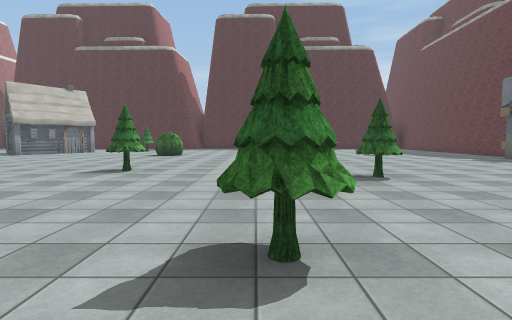
view 1 (above)

19 first-person views from a walk through a 3-D level made in the Unity game engine. The camera is 1.4 m above the floor, tilts 4° down and sees 80° across. The floor is counted in squares, 2 m on a side. Each view is taken from the middle of a square. On the plan, view 1 faces up. The plan holds only what a view shows up to about 10 squares ahead; the rest is blank. The place goes on beyond the plan. Surface patterns are stand-ins for the level's own textures.

view 2
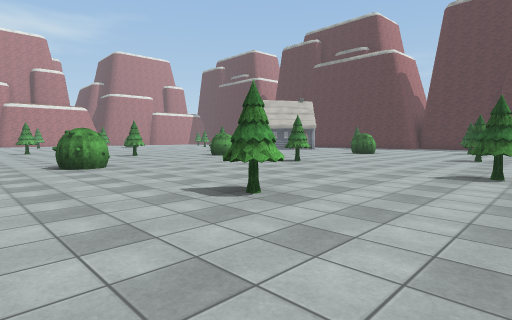

view 3
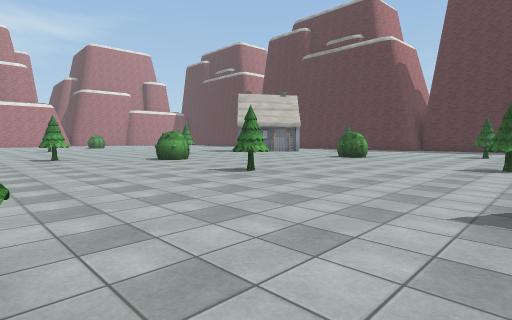

view 4
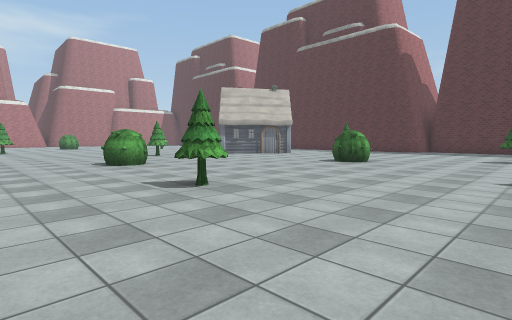

view 5
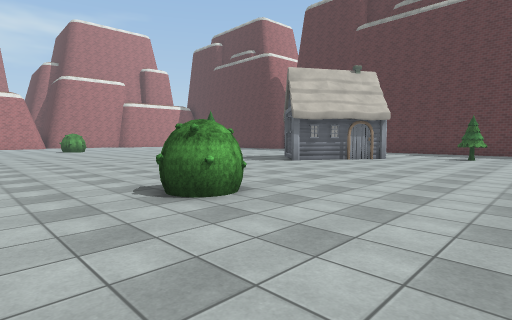

view 6
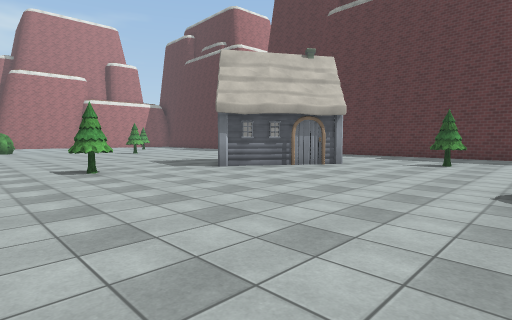

view 7
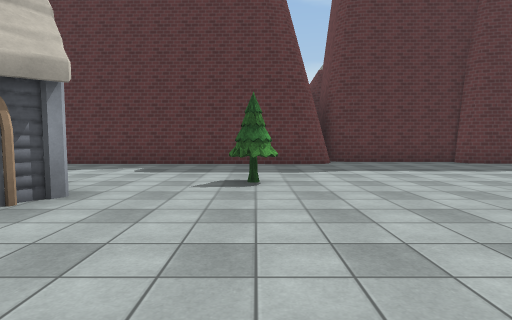

view 8
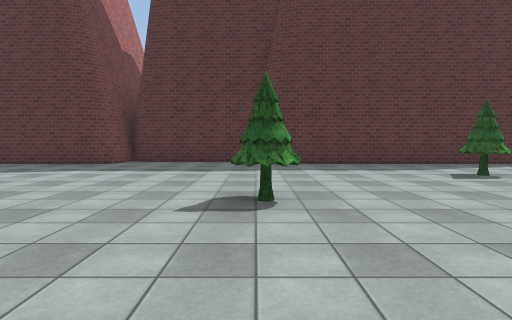

view 9
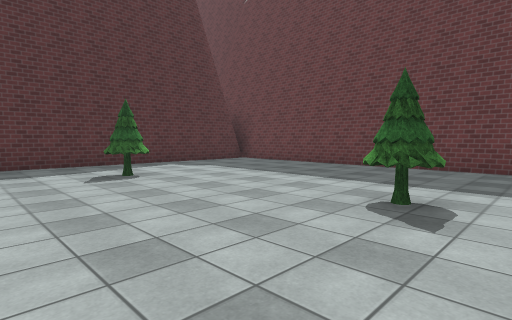

view 10
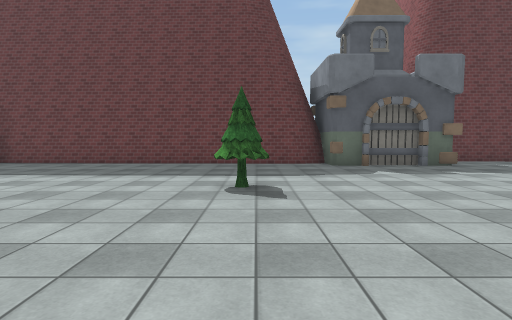

view 11
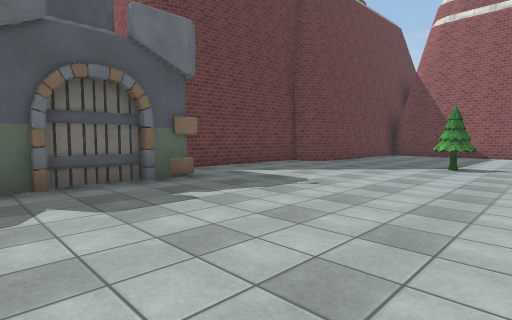

view 12
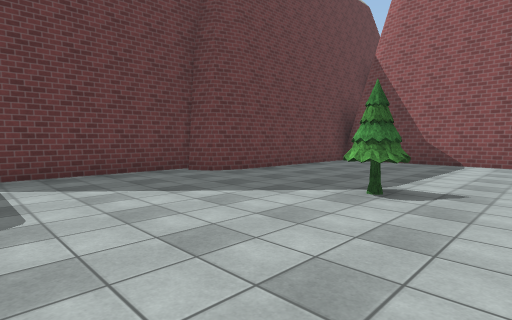

view 13
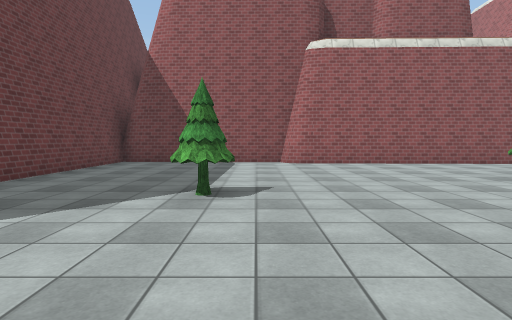

view 14
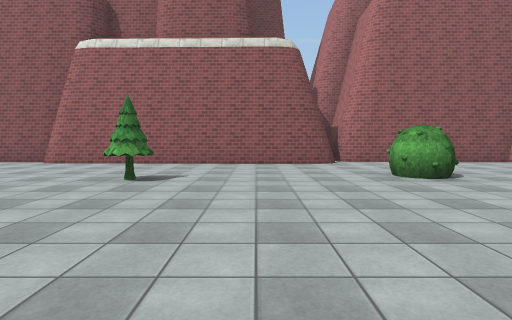

view 15
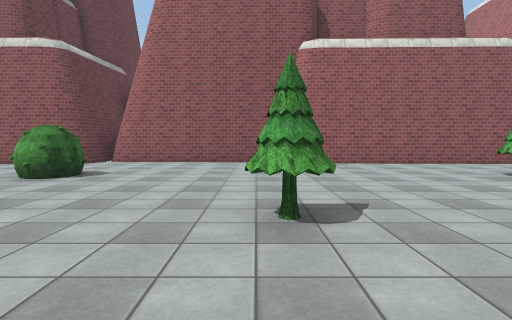

view 16
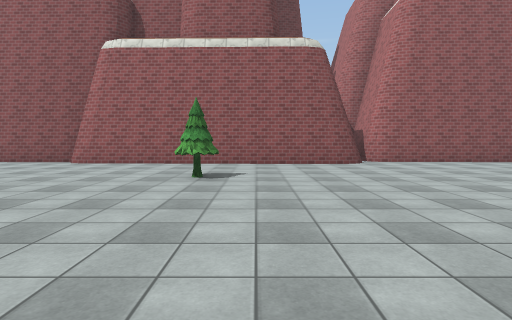

view 17
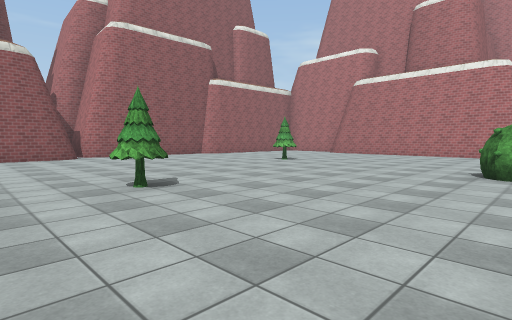

view 18
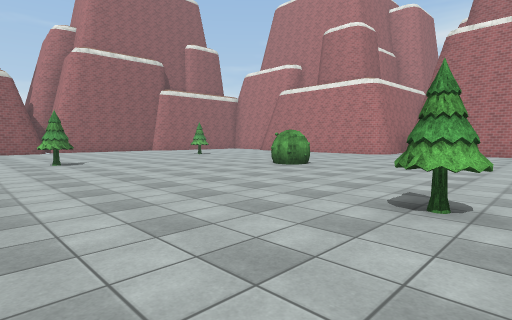

view 19
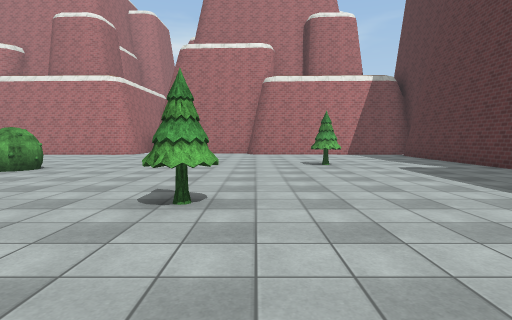

### Floor plan
Points are (right, up) in squares from view 1. A wall is a line through its corners. A room is listed if a view was taken in it or the views show most of it. See-through windows are left out.
Room 1 (views 1, 2, 3, 4, 5, 6, 7, 8, 9, 10, 11, 12, 13, 14, 15, 16, 17, 18, 19)
walls: (-10.4, -1.6) (-9.6, -1.8); (-9.7, -2.1) (-5.2, -2.2); (-5.3, -2.2) (-4.6, -2.4); (-4.1, -2) (-3.7, -1.5) (3.7, -1.6); (-4.6, 20.4) (-11.4, 20.6); (-4.2, -3) (-4.2, -1.7) (-3.3, -1.5); (-3.9, 20.9) (-4.2, 20.5); (-3.1, 21.2) (-3.7, 21.4); (-3.9, 22) (-4, 20.6) (-4.8, 20.4); (-17.3, -1.5) (-10.2, -1.7); (0.7, 20.6) (0.1, 20.7) (-0.1, 21); (0.2, 21.2) (-3.2, 21.2); (-18.1, -2) (-17.8, -1.6) (-17.1, -1.5); (3.4, -1.6) (4, -1.8) (4.1, -2) (8.7, -2.1); (-19.2, -2.2) (-18.7, -2.3); (9.6, 11.7) (9.8, 20.6); (9.8, 11) (9.5, 12); (-22.7, -2.1) (-19.1, -2.2); (-22, 21.1) (-25.1, 21.1); (9.3, 2.4) (9.5, 2.8) (10.1, 3.2); (10.3, 2.8) (10.4, 7); (7.8, 20.4) (0.5, 20.6); (9.2, -2.8) (9.2, -0.4)
objects: other object (-23, 3); other object (-23, 17); other object (-22, 9) to (-22, 10); other object (-18, 14); other object (-17, 6); other object (-14, 1); other object (-11, 10); other object (-11, 13) to (-9, 16); other object (-9, 4); other object (-8, 7) to (-7, 8); other object (-6, 17); other object (-5, 1); other object (-4, 13) to (-3, 13); other object (-3, 7); other object (0, 2); other object (0, 15); other object (1, 10); other object (2, 6); other object (4, 18); other object (5, 13); other object (6, 3)

Positions as (right, up) in squares from view 1, and headings:
1: (0, 0), facing up
2: (3, -1), facing up-left
3: (2, 2), facing up-left
4: (1, 4), facing up-left
5: (-4, 5), facing up-left
6: (-4, 8), facing up-left
7: (-6, 12), facing up
8: (0, 12), facing up
9: (2, 12), facing up-right
10: (1, 13), facing right
11: (4, 11), facing down-right
12: (4, 7), facing down-right
13: (5, 7), facing down
14: (-2, 7), facing down
15: (-9, 7), facing down
16: (-15, 7), facing down
17: (-15, 10), facing down-left
18: (-15, 15), facing down-left
19: (-15, 15), facing left
